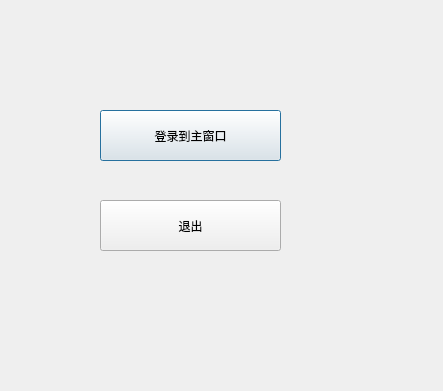
<?xml version="1.0" encoding="UTF-8"?>
<ui version="4.0">
 <class>LoginDlg</class>
 <widget class="QDialog" name="LoginDlg">
  <property name="geometry">
   <rect>
    <x>0</x>
    <y>0</y>
    <width>443</width>
    <height>391</height>
   </rect>
  </property>
  <property name="windowTitle">
   <string>Dialog</string>
  </property>
  <widget class="QPushButton" name="pushButton">
   <property name="geometry">
    <rect>
     <x>100</x>
     <y>110</y>
     <width>181</width>
     <height>51</height>
    </rect>
   </property>
   <property name="text">
    <string>登录到主窗口</string>
   </property>
  </widget>
  <widget class="QPushButton" name="pushButton_2">
   <property name="geometry">
    <rect>
     <x>100</x>
     <y>200</y>
     <width>181</width>
     <height>51</height>
    </rect>
   </property>
   <property name="text">
    <string>退出</string>
   </property>
  </widget>
 </widget>
 <resources/>
 <connections>
  <connection>
   <sender>pushButton</sender>
   <signal>clicked()</signal>
   <receiver>LoginDlg</receiver>
   <slot>accept()</slot>
   <hints>
    <hint type="sourcelabel">
     <x>190</x>
     <y>132</y>
    </hint>
    <hint type="destinationlabel">
     <x>277</x>
     <y>140</y>
    </hint>
   </hints>
  </connection>
  <connection>
   <sender>pushButton_2</sender>
   <signal>clicked()</signal>
   <receiver>LoginDlg</receiver>
   <slot>reject()</slot>
   <hints>
    <hint type="sourcelabel">
     <x>196</x>
     <y>222</y>
    </hint>
    <hint type="destinationlabel">
     <x>335</x>
     <y>331</y>
    </hint>
   </hints>
  </connection>
 </connections>
</ui>
